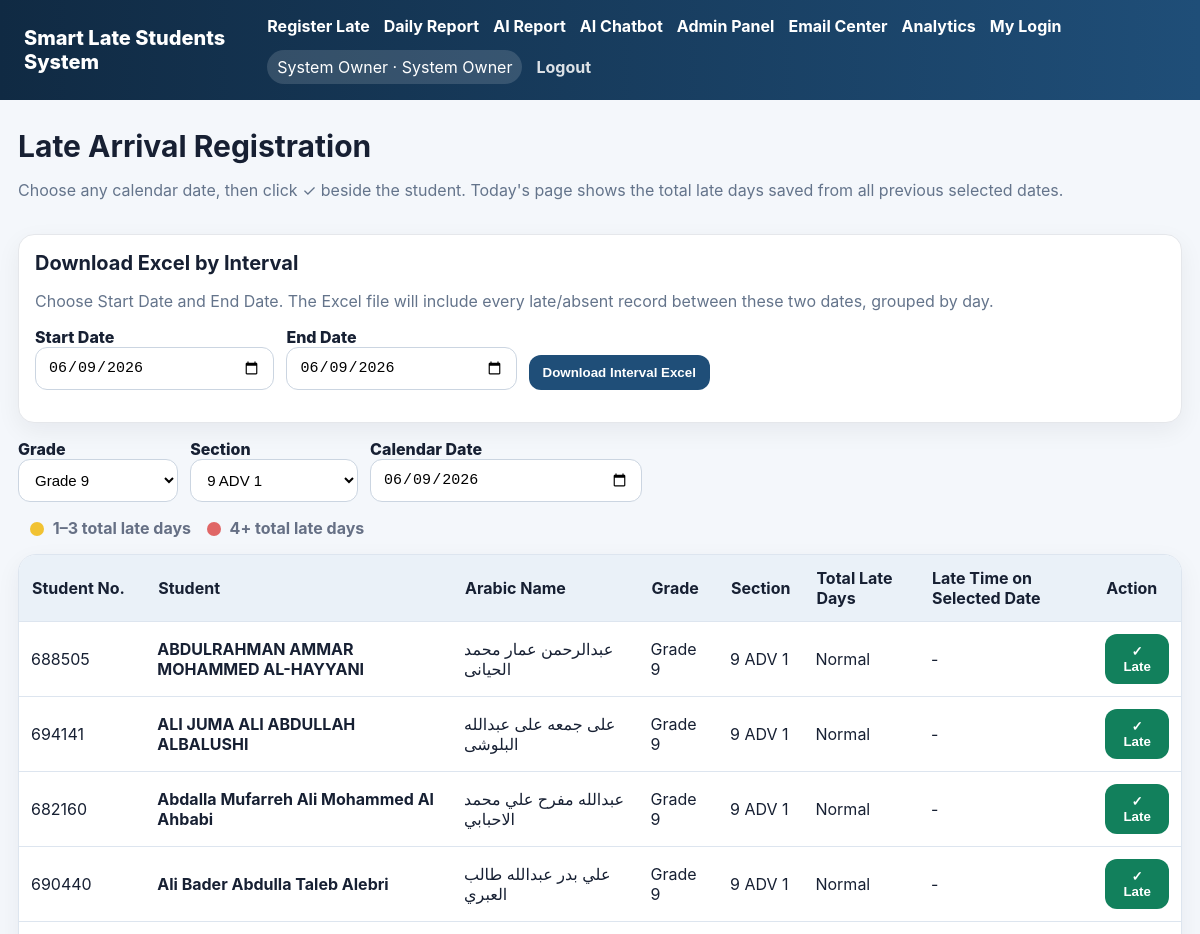
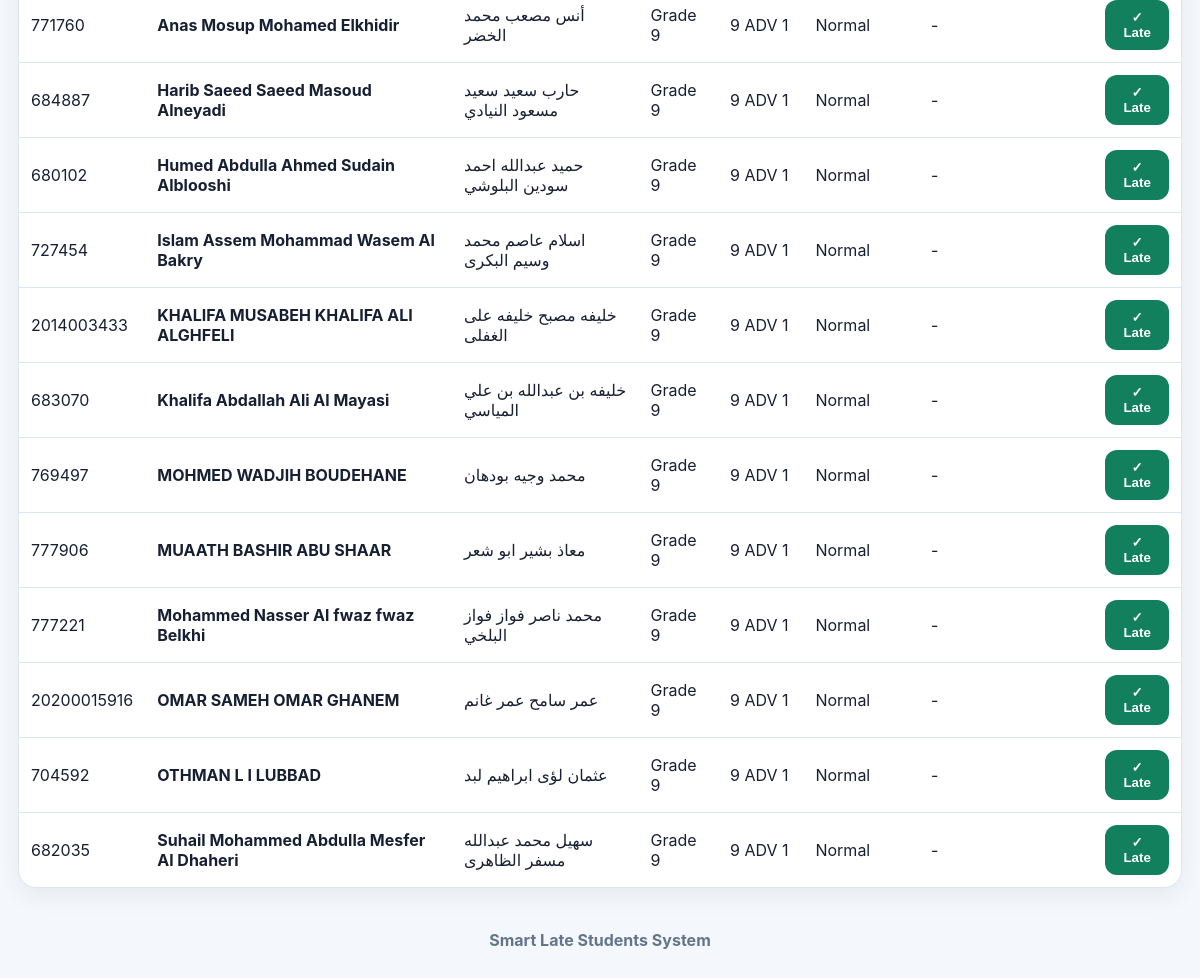
The page / (signed in) on the database its author committed (2 pictures, top to bottom).
### tables this page shows
CREATE TABLE system_settings (
            key TEXT PRIMARY KEY,
            value TEXT
        );

CREATE TABLE users (
            id INTEGER PRIMARY KEY AUTOINCREMENT,
            username TEXT NOT NULL UNIQUE,
            password_hash TEXT NOT NULL,
            full_name TEXT NOT NULL,
            role TEXT NOT NULL CHECK(role IN ('system_owner','admin','user')),
            active INTEGER NOT NULL DEFAULT 1,
            created_at TEXT NOT NULL
        );

CREATE TABLE students (
            id INTEGER PRIMARY KEY AUTOINCREMENT,
            name TEXT NOT NULL,
            grade_id INTEGER NOT NULL,
            section_id INTEGER NOT NULL,
            active INTEGER NOT NULL DEFAULT 1,
            created_at TEXT NOT NULL, student_number TEXT, name_ar TEXT, name_en TEXT, source_section TEXT, source_grade TEXT,
            UNIQUE(name, grade_id, section_id),
            FOREIGN KEY(grade_id) REFERENCES grades(id) ON DELETE CASCADE,
            FOREIGN KEY(section_id) REFERENCES sections(id) ON DELETE CASCADE
        );

CREATE TABLE grades (
            id INTEGER PRIMARY KEY AUTOINCREMENT,
            name TEXT NOT NULL UNIQUE,
            sort_order INTEGER NOT NULL DEFAULT 0
        );

CREATE TABLE sections (
            id INTEGER PRIMARY KEY AUTOINCREMENT,
            grade_id INTEGER NOT NULL,
            name TEXT NOT NULL,
            UNIQUE(grade_id, name),
            FOREIGN KEY(grade_id) REFERENCES grades(id) ON DELETE CASCADE
        );

### app.py (the view)
@app.route("/")
@login_required
def dashboard():
    selected_grade = request.args.get("grade_id", type=int)
    selected_section = request.args.get("section_id", type=int)
    today_text = parse_date_or_today(request.args.get("date"))
    with get_conn() as conn:
        grades = conn.execute("SELECT * FROM grades ORDER BY sort_order, name").fetchall()
        if not selected_grade and grades:
            selected_grade = grades[0]["id"]
        sections = conn.execute("SELECT * FROM sections WHERE grade_id=? ORDER BY name", (selected_grade,)).fetchall() if selected_grade else []
        if not selected_section and sections:
            selected_section = sections[0]["id"]
        students = conn.execute("""
            SELECT st.*, g.name AS grade_name, s.name AS section_name
            FROM students st JOIN grades g ON g.id=st.grade_id JOIN sections s ON s.id=st.section_id
            WHERE st.active=1 AND st.grade_id=? AND st.section_id=?
            ORDER BY st.name
        """, (selected_grade, selected_section)).fetchall() if selected_grade and selected_section else []
        today_records = conn.execute("SELECT student_id, late_time FROM late_records WHERE late_date=?", (today_text,)).fetchall()
    record_map = {r["student_id"]: r["late_time"] for r in today_records}
    data = []
    for s in students:
        streak = warning_streak(s["id"], today_text)
        data.append({**dict(s), "late_time": record_map.get(s["id"]), "streak": streak, "color": status_color(streak)})
    return render_template("dashboard.html", grades=grades, sections=sections, students=data, selected_grade=selected_grade, selected_section=selected_section, today=today_text)

### app.py (called while the page is built)
def get_conn():
    if USE_POSTGRES:
        return PostgresConnection(DATABASE_URL)
    conn = sqlite3.connect(DB_PATH)
    conn.row_factory = sqlite3.Row
    return conn

def get_setting(key, default=""):
    with get_conn() as conn:
        row = conn.execute("SELECT value FROM system_settings WHERE key=?", (key,)).fetchone()
    return row["value"] if row and row["value"] is not None else default

def get_footer_settings():
    return {
        "owner_name": get_setting("footer_owner_name", ""),
        "owner_section": get_setting("footer_owner_section", ""),
        "extra": get_setting("footer_extra", "Smart Late Students System"),
    }

def is_admin_like(user):
    return bool(user and user["role"] in ("admin", "system_owner"))

def current_user():
    uid = session.get("user_id")
    if not uid:
        return None
    with get_conn() as conn:
        return conn.execute("SELECT * FROM users WHERE id=? AND active=1", (uid,)).fetchone()

def login_required(fn):
    @wraps(fn)
    def wrapper(*args, **kwargs):
        if not current_user():
            return redirect(url_for("login"))
        return fn(*args, **kwargs)
    return wrapper

@app.context_processor
def inject_user():
    return {"app_title": APP_TITLE, "me": current_user(), "footer_settings": get_footer_settings(), "is_admin_like": is_admin_like, "is_system_owner": is_system_owner}

def parse_date_or_today(value):
    try:
        return datetime.strptime(value or "", "%Y-%m-%d").date().isoformat()
    except ValueError:
        return date.today().isoformat()

def total_late_days(student_id, end_day=None):
    with get_conn() as conn:
        if end_day:
            row = conn.execute(
                "SELECT COUNT(DISTINCT late_date) AS c FROM late_records WHERE student_id=? AND late_date<=?",
                (student_id, end_day),
            ).fetchone()
        else:
            row = conn.execute(
                "SELECT COUNT(DISTINCT late_date) AS c FROM late_records WHERE student_id=?",
                (student_id,),
            ).fetchone()
    return row["c"] or 0

def warning_streak(student_id, today_text):
    return total_late_days(student_id, today_text)

def status_color(count):
    if count >= 4:
        return "red"
    if count >= 1:
        return "yellow"
    return "normal"

### templates/dashboard.html (shortened to what this page needs)
{% extends 'base.html' %}
{% block content %}
<div class="page-head">
  <div>
    <h1>Late Arrival Registration</h1>
    <p class="muted">Choose any calendar date, then click ✓ beside the student. Today's page shows the total late days saved from all previous selected dates.</p>
  </div>
</div>
<div class="export-card">
  <h2>Download Excel by Interval</h2>
  <p class="muted">Choose Start Date and End Date. The Excel file will include every late/absent record between these two dates, grouped by day.</p>
  <form class="filters" method="get" action="{{ url_for('export_late_report_excel') }}">
    <label>Start Date<input type="date" name="from_date" value="{{ today }}" required></label>
    <label>End Date<input type="date" name="to_date" value="{{ today }}" required></label>
    <button class="button" type="submit">Download Interval Excel</button>
  </form>
</div>
<form class="filters" method="get">
  <label>Grade
    <select name="grade_id" onchange="this.form.submit()">
      {% for g in grades %}<option value="{{g.id}}" {% if g.id==selected_grade %}selected{% endif %}>{{g.name}}</option>{% endfor %}
    </select>
  </label>
  <label>Section
    <select name="section_id" onchange="this.form.submit()">
      {% for s in sections %}<option value="{{s.id}}" {% if s.id==selected_section %}selected{% endif %}>{{s.name}}</option>{% endfor %}
    </select>
  </label>
  <label>Calendar Date<input type="date" name="date" value="{{ today }}" onchange="this.form.submit()"></label>
</form>
<div class="legend"><span class="dot yellow"></span> 1–3 total late days <span class="dot red"></span> 4+ total late days</div>
<table class="table cards-table">
  <thead><tr><th>Student No.</th><th>Student</th><th>Arabic Name</th><th>Grade</th><th>Section</th><th>Total Late Days</th><th>Late Time on Selected Date</th><th>Action</th></tr></thead>
  <tbody>
    {% for s in students %}
    <tr class="row-{{ s.color }}">
      <td>{{ s.student_number or "-" }}</td><td><b>{{ s.name }}</b></td><td>{{ s.name_ar or "-" }}</td><td>{{ s.grade_name }}</td><td>{{ s.section_name }}</td>
      <td>{% if s.streak %}{{ s.streak }} day(s){% else %}Normal{% endif %}</td>
      <td>{{ s.late_time or '-' }}</td>
      <td>
        {% if s.late_time %}
        <form method="post" action="{{ url_for('unmark_late', student_id=s.id) }}">
          <input type="hidden" name="date" value="{{ today }}">
          <input type="hidden" name="grade_id" value="{{ selected_grade }}">
          <input type="hidden" name="section_id" value="{{ selected_section }}">
          <button class="danger" type="submit">Undo for this date</button>
        </form>
        {% else %}
        <form method="post" action="{{ url_for('mark_late', student_id=s.id) }}">
          <button class="check" type="submit">✓ Late</button>
        </form>
        {% endif %}
      </td>
    </tr>
    {% else %}<tr><td colspan="8" class="empty">No students found. Admin can add grades, sections, and students.</td></tr>{% endfor %}
  </tbody>
</table>
{% endblock %}

### templates/base.html (shortened to what this page needs)
<!doctype html>
<html lang="en" dir="ltr">
<head>
  <link rel="stylesheet" href="{{ url_for('static', filename='style.css') }}">
</head>
<body>
  <nav class="topbar">
    <div class="brand">{{ app_title }}</div>
    {% if me %}
    <div class="navlinks">
      <a href="{{ url_for('dashboard') }}">Register Late</a>
      <a href="{{ url_for('report') }}">Daily Report</a>
      <a href="{{ url_for('ai_report') }}">AI Report</a>
      <a href="{{ url_for('chatbot') }}">AI Chatbot</a>
      {% if is_admin_like(me) %}
        <a href="{{ url_for('admin_home') }}">Admin Panel</a>
        <a href="{{ url_for('admin_email') }}">Email Center</a>
        <a href="{{ url_for('admin_analytics') }}">Analytics</a>
      {% endif %}
      <a href="{{ url_for('account_settings') }}">My Login</a>
      <span class="userpill">{{ me.full_name }} · {{ me.role|replace('_',' ')|title }}</span>
      <a class="logout" href="{{ url_for('logout') }}">Logout</a>
    </div>
    {% endif %}
  </nav>
  <main class="container">
    {% block content %}{% endblock %}
  </main>
  <footer class="site-footer">
    <div>{{ footer_settings.extra or 'Smart Late Students System' }}</div>
  </footer>
</body>
</html>

### static/style.css (style rules this page uses)
:root { --bg:#f4f7fb;--card:#fff;--ink:#172033;--muted:#667085;--blue:#1f4e78;--green:#12805c;--red:#c0392b;--yellow:#fff2cc;--danger:#ffe4e1;--line:#dde5ef }
* { box-sizing:border-box }
body { margin:0;background:var(--bg);font-family:Inter,Arial,sans-serif;color:var(--ink) }
.topbar { background:linear-gradient(90deg,#102a43,#1f4e78);color:#fff;padding:16px 24px;display:flex;justify-content:space-between;align-items:center;gap:18px }
.brand { font-size:20px;font-weight:800 }
.navlinks { display:flex;gap:14px;align-items:center;flex-wrap:wrap }
.navlinks a { color:#fff;text-decoration:none;font-weight:700 }
.logout { opacity:.85 }
.userpill { background:rgba(255,255,255,.14);padding:7px 10px;border-radius:999px }
.container { max-width:1200px;margin:28px auto;padding:0 18px }
.login-card,.panel,.table { background:var(--card);border:1px solid var(--line);border-radius:18px;box-shadow:0 8px 24px rgba(16,42,67,.06) }
.page-head { display:flex;justify-content:space-between;gap:20px;align-items:center;margin-bottom:18px }
h1 { margin:0 0 6px;font-size:30px }
h2 { margin:0 0 16px;font-size:20px }
.muted { color:var(--muted) }
input,select { width:100%;padding:11px 12px;border:1px solid #cbd5e1;border-radius:12px;background:#fff;font-size:15px }
button,.button { border:0;border-radius:12px;padding:10px 14px;font-weight:800;cursor:pointer;text-decoration:none;display:inline-block }
.primary,.button { background:var(--blue);color:#fff }
.check { background:var(--green);color:#fff }
.filters { display:flex;gap:12px;align-items:end;flex-wrap:wrap;margin:12px 0 16px }
.filters label { font-weight:800 }
.table { width:100%;border-collapse:separate;border-spacing:0;overflow:hidden }
.table th { background:#eaf1f8;text-align:left;padding:13px }
.table td { padding:12px;border-top:1px solid var(--line) }
.legend { margin:10px 0 16px;color:var(--muted);font-weight:700 }
.dot { display:inline-block;width:14px;height:14px;border-radius:999px;margin-left:12px;margin-right:5px;vertical-align:-2px }
.dot.yellow { background:#f1c232 }
.dot.red { background:#e06666 }
.export-card { background: #ffffff; border: 1px solid #e5e7eb; border-radius: 16px; padding: 16px; margin: 16px 0; box-shadow: 0 8px 24px rgba(15, 23, 42, 0.06); }
.export-card h2 { margin: 0 0 6px 0; font-size: 20px; }
a, button, .primary, .danger { transition: all 0.18s ease-in-out; }
.panel, .card, .export-card { transition: all 0.2s ease-in-out; }
.muted { color: #64748b; }
.site-footer { max-width:1200px;margin:20px auto 30px;padding:14px 18px;text-align:center;color:#64748b;font-weight:700 }

### rows shown on the page
system_settings: value "Smart Late Students System"
users: full_name "System Owner", role "System Owner"
students: student_number "688505", name "ABDULRAHMAN AMMAR MOHAMMED AL-HAYYANI", name_ar "عبدالرحمن عمار محمد الحيانى", grade_name "Grade 9", section_name "9 ADV 1", late_time "-"
students: student_number "694141", name "ALI JUMA ALI ABDULLAH ALBALUSHI", name_ar "على جمعه على عبدالله البلوشى", grade_name "Grade 9", section_name "9 ADV 1", late_time "-"
students: student_number "682160", name "Abdalla Mufarreh Ali Mohammed Al Ahbabi", name_ar "عبدالله مفرح علي محمد الاحبابي", grade_name "Grade 9", section_name "9 ADV 1", late_time "-"
students: student_number "690440", name "Ali Bader Abdulla Taleb Alebri", name_ar "علي بدر عبدالله طالب العبري", grade_name "Grade 9", section_name "9 ADV 1", late_time "-"
students: student_number "771760", name "Anas Mosup Mohamed Elkhidir", name_ar "أنس مصعب محمد الخضر", grade_name "Grade 9", section_name "9 ADV 1", late_time "-"
students: student_number "684887", name "Harib Saeed Saeed Masoud Alneyadi", name_ar "حارب سعيد سعيد مسعود النيادي", grade_name "Grade 9", section_name "9 ADV 1", late_time "-"
students: student_number "680102", name "Humed Abdulla Ahmed Sudain Alblooshi", name_ar "حميد عبدالله احمد سودين البلوشي", grade_name "Grade 9", section_name "9 ADV 1", late_time "-"
students: student_number "727454", name "Islam Assem Mohammad Wasem Al Bakry", name_ar "اسلام عاصم محمد وسيم البكرى", grade_name "Grade 9", section_name "9 ADV 1", late_time "-"
students: student_number "2014003433", name "KHALIFA MUSABEH KHALIFA ALI ALGHFELI", name_ar "خليفه مصبح خليفه على الغفلى", grade_name "Grade 9", section_name "9 ADV 1", late_time "-"
students: student_number "683070", name "Khalifa Abdallah Ali Al Mayasi", name_ar "خليفه بن عبدالله بن علي المياسي", grade_name "Grade 9", section_name "9 ADV 1", late_time "-"
students: student_number "769497", name "MOHMED WADJIH BOUDEHANE", name_ar "محمد وجيه بودهان", grade_name "Grade 9", section_name "9 ADV 1", late_time "-"
students: student_number "777906", name "MUAATH BASHIR ABU SHAAR", name_ar "معاذ بشير ابو شعر", grade_name "Grade 9", section_name "9 ADV 1", late_time "-"
students: student_number "777221", name "Mohammed Nasser Al fwaz fwaz Belkhi", name_ar "محمد ناصر فواز فواز البلخي", grade_name "Grade 9", section_name "9 ADV 1", late_time "-"
students: student_number "20200015916", name "OMAR SAMEH OMAR GHANEM", name_ar "عمر سامح عمر غانم", grade_name "Grade 9", section_name "9 ADV 1", late_time "-"
students: student_number "704592", name "OTHMAN L I LUBBAD", name_ar "عثمان لؤى ابراهيم لبد", grade_name "Grade 9", section_name "9 ADV 1", late_time "-"
students: student_number "682035", name "Suhail Mohammed Abdulla Mesfer Al Dhaheri", name_ar "سهيل محمد عبدالله مسفر الظاهرى", grade_name "Grade 9", section_name "9 ADV 1", late_time "-"

### other values the page prints
form field grade_id "Grade 9"
form field section_id "9 ADV 1"
